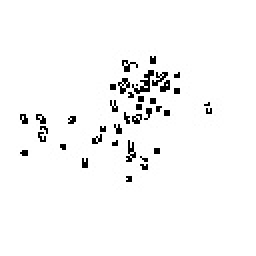
#> input picture Fotos procesadas/Arroz/arroz1.jpg, 128 x 128 px (shown 2 times larger); its folder holds only this picture in this run
$ python train_model.py
#> lines starting #> are read from the running program, lines starting #| are printed output that depends on the picture; after the words box and inside, x2 and y2 are one past the last pixel; in counts of white or black regions, pixels touching at a corner belong together
import os
import cv2
import numpy as np
import joblib

conteos_arroz=[]
conteos_clip=[]


def contar_componentes(img):

    # objetos negros
    mascara=(img==0).astype(
        np.uint8
    )

    num_labels,labels,stats,cent=(
        cv2.connectedComponentsWithStats(
            mascara,
            connectivity=8
        )
    )

    contador=0

    for i in range(1,num_labels):

        area=stats[
            i,
            cv2.CC_STAT_AREA
        ]

        # ignorar ruido diminuto
        if area>=4:
            contador+=1

    return contador


for clase,label in {
"Arroz":1,
"Clip":0
}.items():

    carpeta=os.path.join(
        "Fotos procesadas",
        clase
    )

    for archivo in os.listdir(
        carpeta
    ):

        img=cv2.imread(
            os.path.join(
                carpeta,
                archivo
            ),
            cv2.IMREAD_GRAYSCALE
        )
#> img is the input picture: shape (128, 128); min 0, max 255, mean 247.4

        c=contar_componentes(
            img
        )
#> in contar_componentes, `mascara=(img==0).astype( np.uint8 )`:
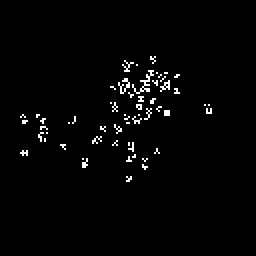
#> mascara: shape (128, 128) (shown 2 times larger); values 0 (black) and 1 (white), 1.9% white in thin lines or dots, all inside (x1, y1, x2, y2) = (10, 28, 106, 91)
#> in contar_componentes, `num_labels,labels,stats,cent=( cv2.connectedComponentsWithStats( masca..`: labels: shape (128, 128) int32; 58 distinct labels, from 0 to 57
#> in contar_componentes, `num_labels,labels,stats,cent=( cv2.connectedComponentsWithStats( masca..`: num_labels = 58; stats = 58 rows, first 6: [0, 0, 128, 128, 16073], [75, 28, 3, 4, 6], [61, 30, 6, 6, 12], [68, 32, 1, 1, 1], [66, 35, 11, 12, 34], [78, 36, 1, 1, 1]; cent = 58 pairs, first value 11 to 104, second value 29.17 to 89
#> the loop in contar_componentes, `for i in range(1,num_labels): ` made 57 passes
#> area on passes 4, 9: 34, 20
#> after the loop in contar_componentes, `for i in range(1,num_labels):`: contador = 35
#> c = 35

        if label==1:
            conteos_arroz.append(c)
        else:
            conteos_clip.append(c)
#> pass 2 of the loop `for clase,label in {`:
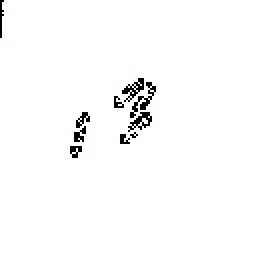
#> input picture Fotos procesadas/Clip/clip1.jpg, 128 x 128 px (shown 2 times larger)
#> img is the input picture: shape (128, 128); min 0, max 255, mean 250.2
#> in contar_componentes (call 2), `mascara=(img==0).astype( np.uint8 )`:
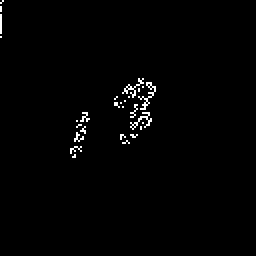
#> mascara: shape (128, 128) (shown 2 times larger); values 0 (black) and 1 (white), 1.2% white in thin lines or dots, all inside (x1, y1, x2, y2) = (0, 0, 78, 79)
#> labels: shape (128, 128) int32; 29 distinct labels, from 0 to 28
#> num_labels = 29; stats = 29 rows, first 6: [0, 0, 128, 128, 16195], [0, 0, 2, 2, 2], [0, 3, 1, 3, 3], [0, 7, 1, 10, 10], [0, 18, 1, 1, 1], [61, 39, 11, 10, 26]; cent = 29 pairs, first value 0 to 73.47, second value 0.5 to 77.67
#> the loop in contar_componentes (call 2), `for i in range(1,num_labels): ` made 28 passes
#> area on passes 5, 6, 17: 26, 32, 28
#> after the loop in contar_componentes (call 2), `for i in range(1,num_labels):`: contador = 13


umbral=(
np.mean(conteos_arroz)+
np.mean(conteos_clip)
)/2
#> umbral = 24


joblib.dump(
{
"threshold":umbral
},
"models/C24478_Daniel_Madriz.joblib"
)


print(
"Promedio arroz:",
np.mean(conteos_arroz)
)
#| Promedio arroz: 35.0

print(
"Promedio clip:",
np.mean(conteos_clip)
)
#| Promedio clip: 13.0

print(
"Umbral:",
umbral
)
#| Umbral: 24.0
